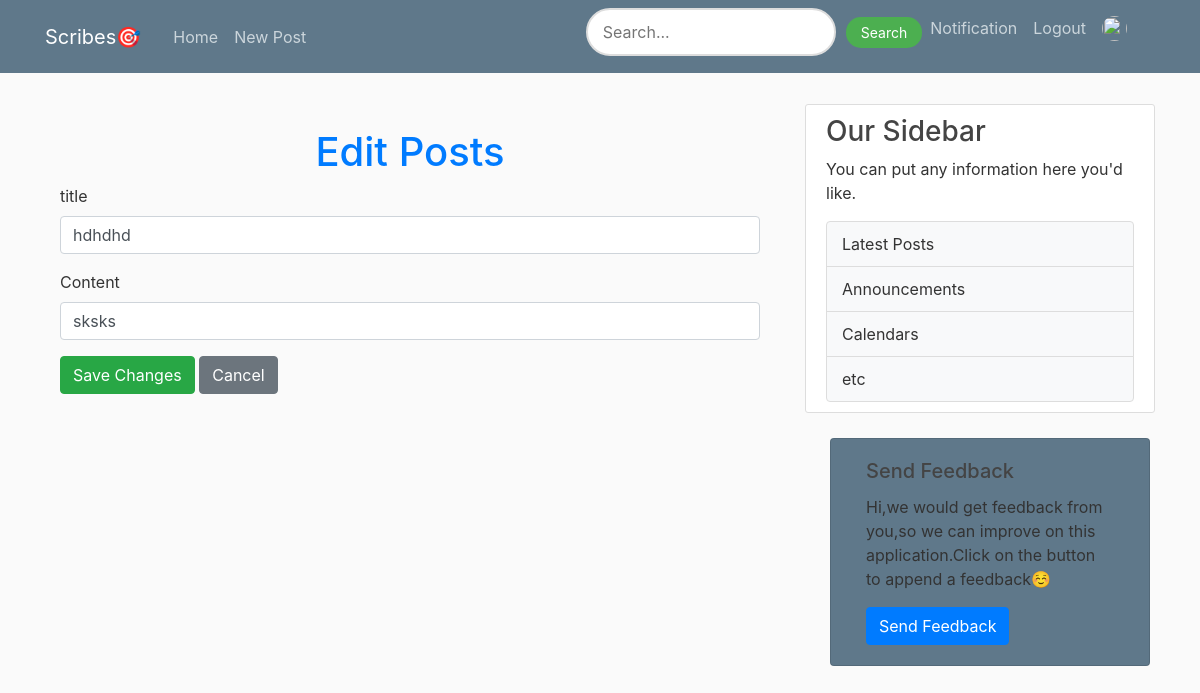
Before: /admin/edit_post/1 (signed in) with the older database file.
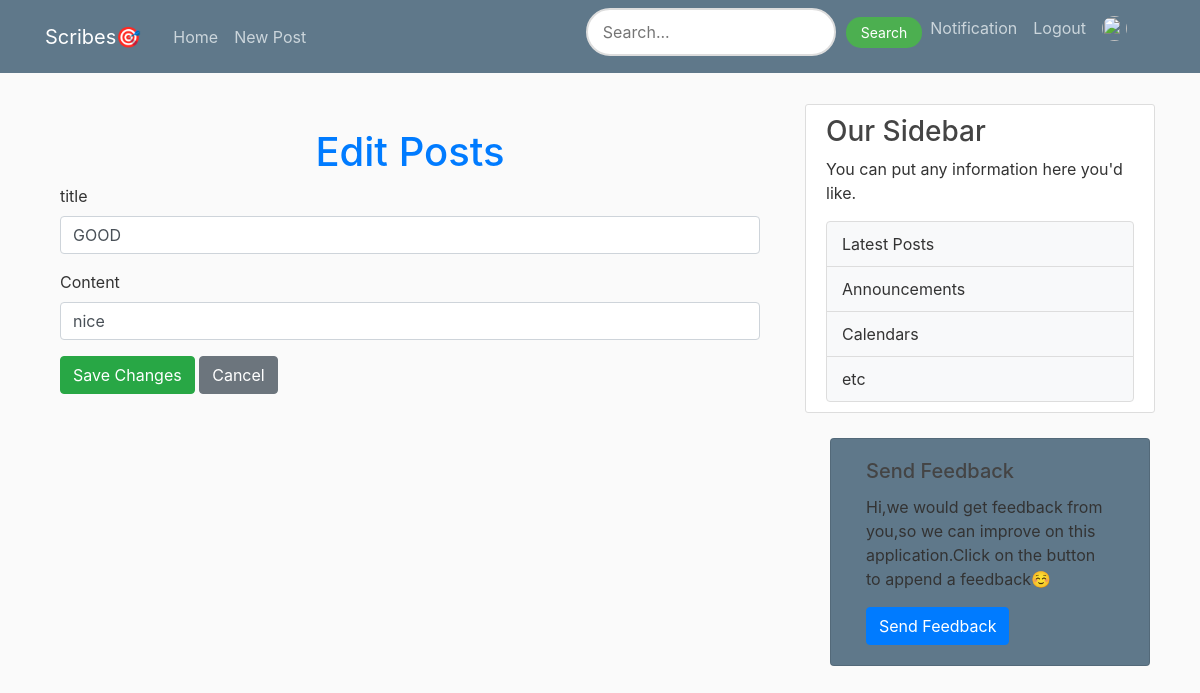
After: the same page with the newer database file.
### flaskblog/models.py (models this page shows, shortened)
class Post(db.Model):
    id = db.Column(db.Integer, primary_key=True)
    title = db.Column(db.String(100), nullable=False)
    content = db.Column(db.Text, nullable=False)
    date = db.Column(db.DateTime, nullable=False, default=datetime.utcnow)
    user_id = db.Column(db.Integer, db.ForeignKey('user.id'), nullable=False)
    is_admin = db.Column(db.Boolean, nullable=False,default=False)
    image = db.Column(db.String(20), nullable=True)

### flaskblog/routes.py (the view)
@app.route('/admin/edit_post/<int:post_id>', methods=['GET', 'POST'])
@login_required
def edit_post(post_id):
    if current_user.email != 'dibieemmanuel403@gmail.com':
        flash("You are not authorized to perform this action.", "danger")
        return redirect(url_for('admin_page'))
    post = Post.query.get_or_404(post_id)
    if request.method == 'POST':
        post.title = request.form['title']
        post.content = request.form['content']
        db.session.commit()
        flash("Post updated successfully.", "success")
        return redirect(url_for('admin_page'))
    return render_template('Admin_edit_post.html', post=post)

### flaskblog/models.py (called while the page is built)
@login_manager.user_loader
def load_user(user_id):
    return User.query.get(int(user_id))

### flaskblog/templates/Admin_edit_post.html
{% extends "layout.html" %}
{% block content %}
    <div class="container mt-5">
        <h1 class="text-center text-primary">Edit Posts</h1>
        <form method="POST" action="{{ url_for('edit_post', post_id=post.id) }}">
            <div class="mb-3">
                <label for="title" class="form-label">title</label>
                <input
                    type="title"
                    class="form-control"
                    id="title"
                    name="title"
                    value="{{ post.title }}"
                    required>
            </div>
            <div class="mb-3">
                <label for="content" class="form-label">Content</label>
                <input
                    type="text"
                    class="form-control"
                    id="content"
                    name="content"
                    value="{{ post.content }}"
                    required>
            </div>
            <button type="submit" class="btn btn-success">Save Changes</button>
            <a href="{{ url_for('admin_page') }}" class="btn btn-secondary">Cancel</a>
        </form>
    </div>
{% endblock content %}

Changed rows visible on the page:
changed Post: title "hdhdhd" → "GOOD"; content "sksks" → "nice"
